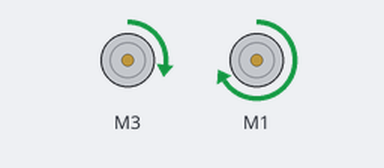
The sketch below on a simulated Arduino Uno, built with avr-gcc and run on an emulated ATmega328P. Parts: 2 × DC motor (green arrow = forward, orange = backward, longer = faster). At 20.0 s the program stops and its outputs stay as they are.

Above: at 0.1 s.
At 10.1 s:
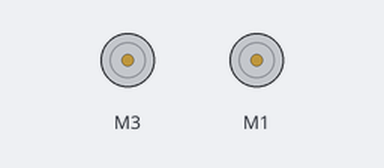
Timing chart, 0 to 11.6 s (numbered marks = the images above):
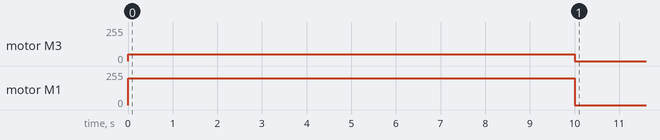

The sketch:

Movetest.ino
```cpp
// test of driving forward a robot

#include <Wire.h>
#include <Adafruit_MotorShield.h>
  // put your setup code here, to run once:
  Adafruit_MotorShield AFMS = Adafruit_MotorShield();
  // define constants
  #define TESTTIME 10000
  const byte SPEED1 = 200;
  const byte SPEED2 = 100;
  const byte SPEED3 = 50;
  // define motors' ports
  const byte LEFTMOTORPORT = 3;
  const byte RIGHTMOTORPORT = 1;
  // create pointers to motor conrtol ports
  Adafruit_DCMotor *motorLeft = AFMS.getMotor (LEFTMOTORPORT);
  Adafruit_DCMotor *motorRight = AFMS.getMotor (RIGHTMOTORPORT);

void setup(void) {
  // put your main code here, to run repeatedly:
  AFMS.begin();
  motorLeft->run(RELEASE);
  motorRight->run(RELEASE);
}
void loop (void)
{
  // delay (2000);
  motorLeft->setSpeed(SPEED3);  // Set both speeds
  motorRight->setSpeed(SPEED1);
  motorLeft->run(FORWARD);
  motorRight->run(FORWARD);
  delay(TESTTIME);  // Run for 1 second
     // Turn off all motors
    motorLeft->run(RELEASE);
    motorRight->run(RELEASE);
      delay(TESTTIME);  // Do not drive the motors for 1 second
   while (1); //Does nothing
}
```

Measured:
- by itself, motor M3: stopped → forward 50/255 at 0.00 s, → stopped 10.0 s later
- by itself, motor M1: stopped → forward 200/255 at 0.00 s, → stopped 10.0 s later
